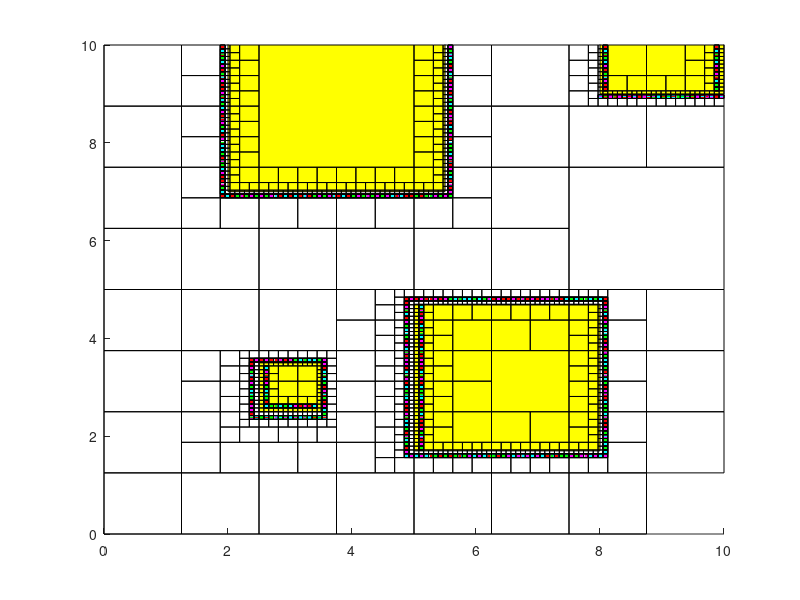

MATLAB code to generate this figure:
fileID = fopen('map.txt', 'r');
formatSpec = '%f';
data = fscanf(fileID,formatSpec);
x_min = data(1);
x_max = data(2);
y_min = data(3);
y_max = data(4);
num_squares = data(5);
figure
axis([x_min x_max y_min y_max]);

for i=6:3:size(data,1) - 2
    x = data(i);
    y = data(i+1);
    w = data(i+2);
    rectangle('Position', [x y w w], 'FaceColor', 'y');
end

fileID = fopen('tree.txt', 'r');
formatSpec = '%f';
data = fscanf(fileID, formatSpec);
i = 1;
colours = ['m','c','r','g'];
while i < size(data,1) - 4
    x = data(i);
    y = data(i + 1);
    l = data(i + 2);
    w = data(i + 3);
    
    num_adjacent = data(i+4);
    i = i + 5;
    for j=i:4:i+(num_adjacent-1)*4
        x1 = data(j);
        y1 = data(j+1);
        l1 = data(j+2);
        w1 = data(j+3);
        rectangle('Position', [x1 y1 l1 w1], 'FaceColor', colours(mod(i,4) + 1));
	   drawnow
    end
    i = i + num_adjacent*4;
    rectangle('Position', [x y l w], 'FaceColor', 'none');
    drawnow
end